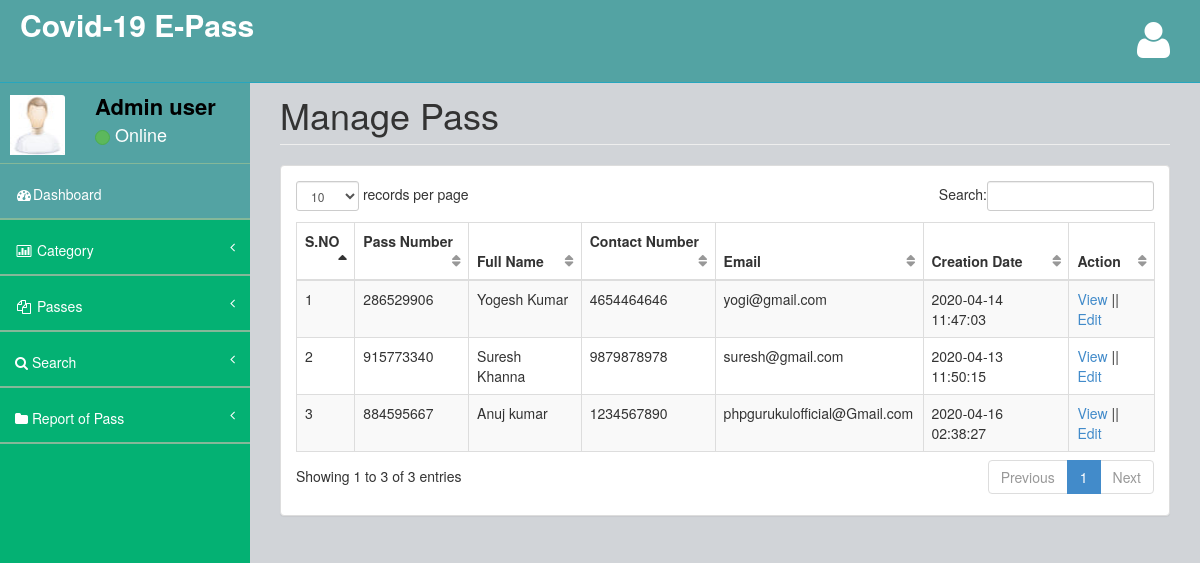
Page /admin/manage-pass.php (signed in) on the committed database.
### tables this page shows
CREATE TABLE `tblpass` (
  `ID` int(10) NOT NULL,
  `PassNumber` varchar(200) DEFAULT NULL,
  `FullName` varchar(200) DEFAULT NULL,
  `ContactNumber` bigint(10) DEFAULT NULL,
  `Email` varchar(200) DEFAULT NULL,
  `IdentityType` varchar(200) DEFAULT NULL,
  `IdentityCardno` varchar(200) DEFAULT NULL,
  `Category` varchar(100) DEFAULT NULL,
  `FromDate` varchar(200) DEFAULT NULL,
  `ToDate` varchar(200) DEFAULT NULL,
  `PasscreationDate` timestamp NULL DEFAULT current_timestamp()
);

### admin/manage-pass.php (the view, shortened to what this page needs)
<?php
include('includes/dbconnection.php');
if (strlen($_SESSION['id14542800_cpmsaid']==0)) {
  header('location:logout.php');
  } else{
  ?>
<!DOCTYPE html>
<html>
<head>
    <link href="assets/plugins/bootstrap/bootstrap.css" rel="stylesheet" />
    <link href="assets/font-awesome/css/font-awesome.css" rel="stylesheet" />
    <link href="assets/plugins/pace/pace-theme-big-counter.css" rel="stylesheet" />
  <link href="assets/css/style.css" rel="stylesheet" />
      <link href="assets/css/main-style.css" rel="stylesheet" />
    <link href="assets/plugins/dataTables/dataTables.bootstrap.css" rel="stylesheet" />
</head>
<body>
    <div id="wrapper">
       <?php include_once('includes/header.php');?>
        <?php include_once('includes/sidebar.php');?>
        <div id="page-wrapper">
            <div class="row">
                <div class="col-lg-12">
                    <h1 class="page-header">Manage Pass</h1>
                </div>
            </div>
            <div class="row">
                <div class="col-lg-12">
                    <div class="panel panel-default">
                        <div class="panel-body">
                            <div class="table-responsive">
                                <table class="table table-striped table-bordered table-hover" id="dataTables-example">
                                    <thead>
                                        <tr>
                                            <th>S.NO</th>
                                           <th>Pass Number</th>
                                            <th>Full Name</th>
                                            <th>Contact Number</th>
                                            <th>Email</th>
                                            <th>Creation Date</th>
                                            <th>Action</th>
                                        </tr>
                                    </thead>
                                    <tbody>
                                        <?php
$sql="SELECT * from tblpass";
$query = $dbh -> prepare($sql);
$query->execute();
$results=$query->fetchAll(PDO::FETCH_OBJ);
$cnt=1;
if($query->rowCount() > 0)
{
foreach($results as $row)
{               ?>
                                       <tr>
                  <td><?php echo htmlentities($cnt);?></td>
                  <td><?php  echo htmlentities($row->PassNumber);?></td>
                  <td><?php  echo htmlentities($row->FullName);?></td>
                  <td><?php  echo htmlentities($row->ContactNumber);?></td>
                  <td><?php  echo htmlentities($row->Email);?></td>
                  <td><?php  echo htmlentities($row->PasscreationDate);?></td>
                  <td><a href="view-pass-detail.php?viewid=<?php echo htmlentities ($row->ID);?>">View</a>  ||  <a href="edit-pass-detail.php?editid=<?php echo htmlentities ($row->ID);?>">Edit</a></td>
                </tr>
               <?php $cnt=$cnt+1;}} ?>
                                    </tbody>
                                </table>
                            </div>
                        </div>
                    </div>
                </div>
            </div>
        </div>
    </div>
</body>
</html>
<?php }  ?>

### admin/includes/header.php (shortened to what this page needs)
<nav class="navbar navbar-default navbar-fixed-top" role="navigation" id="navbar">
            <div class="navbar-header">
                <a class="navbar-brand" href="dashboard.php">
                    <strong style="color: white;font-size: 30px">Covid-19 E-Pass</strong>
                </a>
            </div>
            <ul class="nav navbar-top-links navbar-right">
                <li class="dropdown">
                    <a class="dropdown-toggle" data-toggle="dropdown" href="#">
                        <i class="fa fa-user fa-3x"></i>
                    </a>
                </li>
            </ul>
        </nav>

### admin/includes/sidebar.php (shortened to what this page needs)
<?php
include('includes/dbconnection.php');
?>
        <nav class="navbar-default navbar-static-side" role="navigation">
            <div class="sidebar-collapse">
                <ul class="nav" id="side-menu">
                    <li>
                        <div class="user-section">
                            <div class="user-section-inner">
                                <img src="assets/img/user.jpg" alt="">
                            </div>
                            <div class="user-info">
                                <?php
$aid=$_SESSION['id14542800_cpmsaid'];
$sql="SELECT AdminName from  tbladmin where ID=:aid";
$query = $dbh -> prepare($sql);
$query->bindParam(':aid',$aid,PDO::PARAM_STR);
$query->execute();
$results=$query->fetchAll(PDO::FETCH_OBJ);
$cnt=1;
if($query->rowCount() > 0)
{
foreach($results as $row)
{               ?>
                                <div><strong><?php  echo $row->AdminName;?></strong></div>
                                <div class="user-text-online">
                                    <span class="user-circle-online btn btn-success btn-circle "></span>&nbsp;Online
                                </div>
                            </div>
                            <?php $cnt=$cnt+1;}} ?>
                        </div>
                    </li>
                    <li class="selected">
                        <a href="dashboard.php"><i class="fa fa-dashboard fa-fw"></i>Dashboard</a>
                    </li>
                    <li>
                        <a href="#"><i class="fa fa-bar-chart-o fa-fw"></i> Category<span class="fa arrow"></span></a>
                    </li>
                    <li>
                        <a href="#"><i class="fa fa-files-o fa-fw"></i> Passes<span class="fa arrow"></span></a>
                    </li>
                    <li>
                        <a href="search-pass.php"><i class="fa fa-search"></i>  Search<span class="fa arrow"></span></a>
                        </li>
                        <li>
                        <a href="pass-bwdates-report.php"><i class="fa fa-folder"></i>  Report of Pass<span class="fa arrow"></span></a>
                        </li>
                </ul>
            </div>
        </nav>

### admin/assets/css/style.css (style rules this page uses)
body { background-color: #f8f8f8; }
#wrapper { width: 100%; margin-top: 55px!important; background-color:#04B173; }
#page-wrapper { padding: 0 15px; min-height: 568px; background-color:rgb(209, 212, 216); }
.navbar-static-side ul li { border-bottom:1px solid #84B899 !important; }
.navbar-top-links li { display: inline-block; }
.navbar-top-links li:last-child { margin-right: 15px; }
.navbar-top-links li a { padding: 20px; min-height: 50px; }
.arrow { float: right; }
.fa.arrow:before { content: "\f104"; }
@media (min-width:768px) { .navbar-static-side { z-index: 1; position: absolute; width: 250px; } }
table.dataTable thead .sorting, table.dataTable thead .sorting_asc:after, table.dataTable thead .sorting_desc, table.dataTable thead .sorting_asc_disabled, table.dataTable thead .sorting_desc_disabled { background: transparent; }
table.dataTable thead .sorting_asc:after { content: "\f0de"; float: right; font-family: fontawesome; }
table.dataTable thead .sorting:after { content: "\f0dc"; float: right; font-family: fontawesome; color: rgba(50,50,50,.5); }
.btn-circle { width: 30px; height: 30px; padding: 6px 0; border-radius: 15px; text-align: center; font-size: 12px; line-height: 1.428571429; }

### admin/assets/css/main-style.css (style rules this page uses)
.user-section-inner { height: 65px; width: 65px; -moz-border-radius: 3px; -webkit-border-radius: 3px; border-radius: 3px; overflow: hidden; display: inline-block; float: left; margin-right: 15px; margin-top: 20px; }
.user-section-inner img { margin-left:10px; width:55px; height:60px; }
.user-info { display: block; color:#000!important; display: inline-block; padding: 15px; margin-bottom: 0px }
.user-text-online { font-size:18px; color:#fff }
.user-circle-online { width: 15px!important; height: 15px!important; }
.navbar-top-links > li > a { color: #FFFFFF; }
.nav > li > a { padding: 20px 15px; }
#side-menu { background-color:#04B173; }
#side-menu a { color:#fff; border-bottom: 1px solid #84B899 !important; height: 55px; }
.selected { background-color:rgb(83, 163, 163); }
#navbar { background-color:rgb(83, 163, 163); }
.navbar-brand { padding-left:20px; }
.navbar-default { border-color: #27A6BE; }
@media (min-width:768px) { #page-wrapper { position: inherit; margin: 0 0 0 250px; padding: 0 30px; min-height: 1000px; } }

### rows in the picture
tblpass: PassNumber "286529906", FullName "Yogesh Kumar", ContactNumber "4654464646", Email "yogi@gmail.com", PasscreationDate "2020-04-14 11:47:03"
tblpass: PassNumber "915773340", FullName "Suresh Khanna", ContactNumber "9879878978", Email "suresh@gmail.com", PasscreationDate "2020-04-13 11:50:15"
tblpass: PassNumber "884595667", FullName "Anuj kumar", ContactNumber "1234567890", Email "phpgurukulofficial@Gmail.com", PasscreationDate "2020-04-16 02:38:27"

### other values in the picture
$row->AdminName "Admin user"
